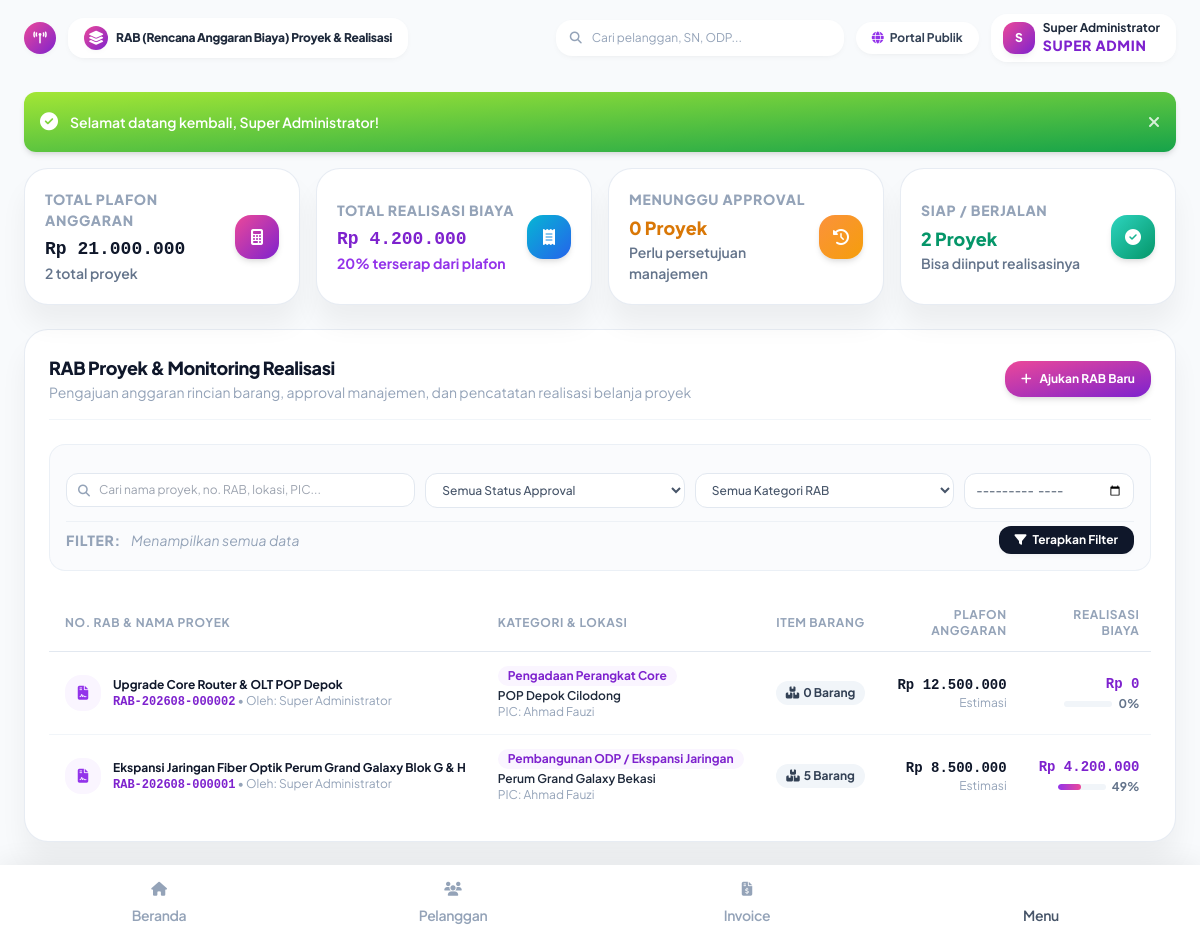
/index.php?page=rab (signed in), run on an earlier commit of the app's database.
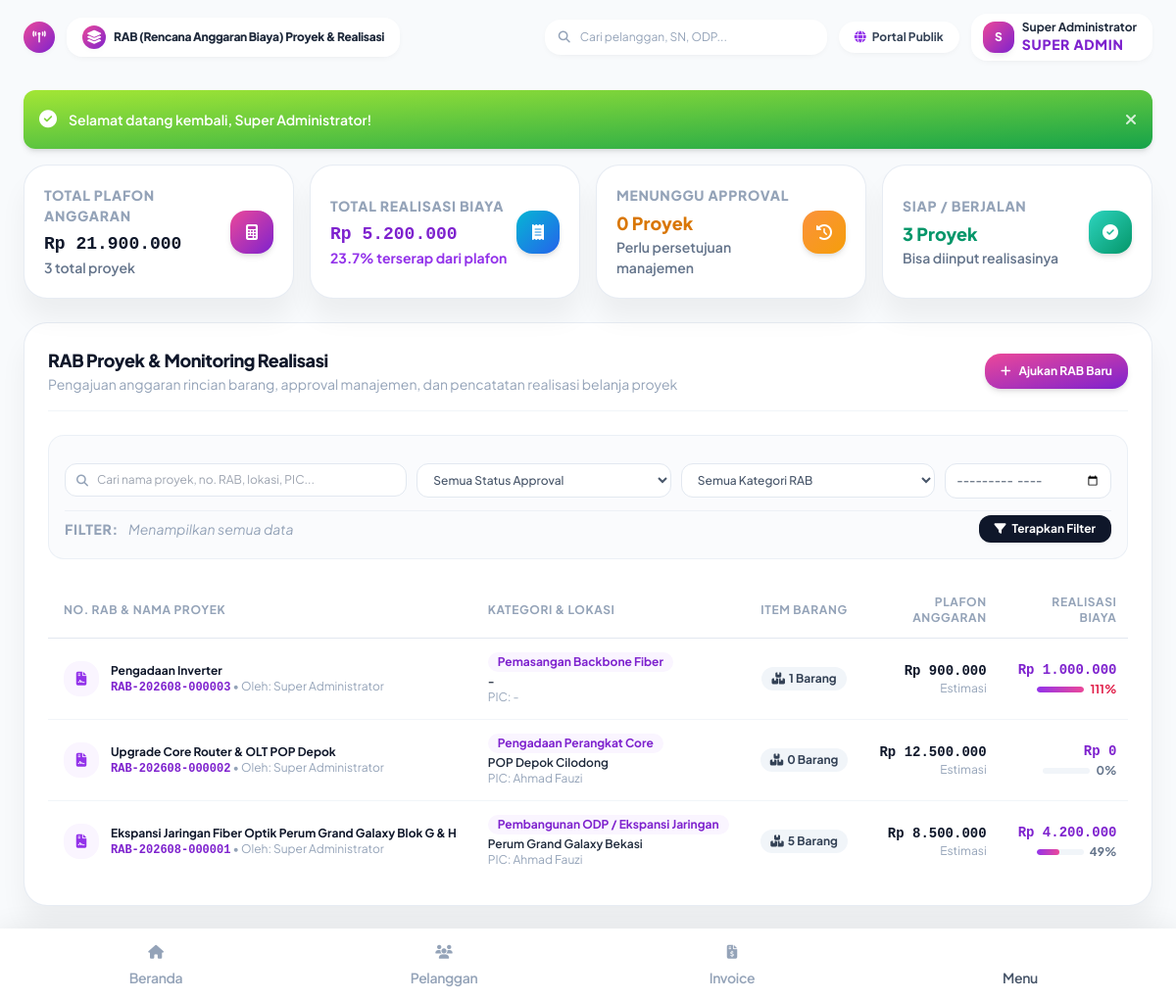
And on a later commit of the database.
### tables this page shows
CREATE TABLE rabs (
    id INTEGER PRIMARY KEY AUTOINCREMENT,
    rab_no TEXT NOT NULL UNIQUE,
    project_name TEXT NOT NULL,
    category_id INTEGER,
    location TEXT,
    pic_name TEXT,
    customer_id INTEGER,
    start_date DATE,
    end_date DATE,
    budget_total INTEGER NOT NULL DEFAULT 0,
    realized_total INTEGER NOT NULL DEFAULT 0,
    status TEXT NOT NULL DEFAULT 'draft', -- draft, submitted, approved, rejected, in_progress, completed, cancelled
    description TEXT,
    created_by INTEGER,
    approved_by INTEGER,
    created_at DATETIME DEFAULT CURRENT_TIMESTAMP,
    updated_at DATETIME DEFAULT CURRENT_TIMESTAMP,
    FOREIGN KEY (category_id) REFERENCES rab_categories(id) ON DELETE SET NULL,
    FOREIGN KEY (customer_id) REFERENCES customers(id) ON DELETE SET NULL,
    FOREIGN KEY (created_by) REFERENCES users(id) ON DELETE SET NULL,
    FOREIGN KEY (approved_by) REFERENCES users(id) ON DELETE SET NULL
);

CREATE TABLE rab_categories (
    id INTEGER PRIMARY KEY AUTOINCREMENT,
    name TEXT NOT NULL,
    description TEXT
);

### app/Controllers/RabController.php (called while the page is built, shortened)
<?php
require_once __DIR__ . '/../Helpers/Helper.php';
class RabController {
    public function index(): void {
        $pdo = getDbConnection();
        $where = [];
        $params = [];
        $whereSql = !empty($where) ? "WHERE " . implode(" AND ", $where) : "";
        $stmt = $pdo->prepare("
            SELECT r.*, c.name as category_name, u.name as creator_name, app.name as approver_name
            FROM rabs r
            LEFT JOIN rab_categories c ON r.category_id = c.id
            LEFT JOIN users u ON r.created_by = u.id
            LEFT JOIN users app ON r.approved_by = app.id
            {$whereSql}
            ORDER BY r.id DESC
        ");
        $stmt->execute($params);
        $rabs = $stmt->fetchAll();
        require __DIR__ . '/../Views/rab/index.php';
        require __DIR__ . '/../Views/layouts/main.php';
    }
}

### app/Helpers/Helper.php (called while the page is built, shortened)
<?php
class Helper {
    public static function e(?string $value): string {
        return htmlspecialchars($value ?? '', ENT_QUOTES, 'UTF-8');
    }
    public static function formatRupiah(int|float $amount, bool $withSymbol = true): string {
        $formatted = number_format((float)$amount, 0, ',', '.');
        return $withSymbol ? 'Rp ' . $formatted : $formatted;
    }
}

### app/Views/rab/index.php (the view, shortened to what the rows shown need)
<?php
$hasActiveFilters = !empty($_GET['search']) || !empty($_GET['status']) || !empty($_GET['category_id']) || !empty($_GET['month']);
?>
<div class="space-y-6">
  <div class="bg-white rounded-3xl p-6 border border-slate-200/80 shadow-soft-xl space-y-6">
    <div class="overflow-x-auto">
      <table class="w-full text-xs text-left">
        <thead>
          <tr class="border-b border-slate-200 text-slate-400 uppercase text-3xs tracking-wider">
            <th class="py-3 px-4 font-bold">No. RAB & Nama Proyek</th>
            <th class="py-3 px-4 font-bold">Kategori & Lokasi</th>
            <th class="py-3 px-4 font-bold text-center">Item Barang</th>
            <th class="py-3 px-4 font-bold text-right">Plafon Anggaran</th>
            <th class="py-3 px-4 font-bold text-right">Realisasi Biaya</th>
          </tr>
        </thead>
        <tbody class="divide-y divide-slate-100">
          <?php if (empty($rabs)): ?>
          <tr>
            <td colspan="7" class="py-12 text-center text-slate-400">
              <i class="fa-solid fa-calculator text-3xl mb-2 block text-slate-300"></i>
              <?php if ($hasActiveFilters): ?>
                Tidak ada data RAB yang sesuai dengan filter pencarian
              <?php else: ?>
                Belum ada pengajuan RAB proyek yang terdaftar
              <?php endif; ?>
            </td>
          </tr>
          <?php else: ?>
            <?php foreach ($rabs as $r):
              $itemCount = count($r['items']);
              $pct = $r['budget_total'] > 0 ? round(($r['realized_total'] / $r['budget_total']) * 100) : 0;
            ?>
            <tr class="hover:bg-slate-50/80 transition-colors">
              <td class="py-3.5 px-4 whitespace-nowrap">
                <div class="flex items-center gap-3">
                  <div class="w-9 h-9 rounded-2xl bg-purple-50 text-purple-600 flex items-center justify-center text-sm font-black shrink-0">
                    <i class="fa-solid fa-file-contract"></i>
                  </div>
                  <div>
                    <span class="text-xs font-bold text-slate-900 block"><?php echo Helper::e($r['project_name']); ?></span>
                    <span class="text-3xs text-purple-700 font-mono font-bold"><?php echo Helper::e($r['rab_no']); ?></span>
                    <?php if (!empty($r['creator_name'])): ?>
                      <span class="text-3xs text-slate-400">&bull; Oleh: <?php echo Helper::e($r['creator_name']); ?></span>
                    <?php endif; ?>
                  </div>
                </div>
              </td>
              <td class="py-3.5 px-4 whitespace-nowrap text-xs">
                <span class="px-2.5 py-0.5 rounded-xl bg-purple-50 text-purple-700 font-bold text-3xs inline-block mb-0.5">
                  <?php echo Helper::e($r['category_name'] ?: 'Umum'); ?>
                </span>
                <span class="text-slate-800 font-semibold block text-2xs"><?php echo Helper::e($r['location'] ?: '-'); ?></span>
                <span class="text-3xs text-slate-400">PIC: <?php echo Helper::e($r['pic_name'] ?: '-'); ?></span>
              </td>
              <td class="py-3.5 px-4 text-center whitespace-nowrap">
                <button type="button"
                        onclick='openRabDetailModal(<?php echo htmlspecialchars(json_encode($r), ENT_QUOTES, "UTF-8"); ?>)'
                        class="px-2.5 py-1 rounded-xl bg-slate-100 hover:bg-purple-100 text-slate-700 hover:text-purple-700 font-bold text-3xs transition-colors inline-flex items-center gap-1">
                  <i class="fa-solid fa-boxes-stacked text-3xs"></i>
                  <span><?php echo $itemCount; ?> Barang</span>
                </button>
              </td>
              <td class="py-3.5 px-4 text-right whitespace-nowrap">
                <span class="text-sm font-black text-slate-900 font-mono block"><?php echo Helper::formatRupiah($r['budget_total']); ?></span>
                <span class="text-3xs text-slate-400">Estimasi</span>
              </td>
              <td class="py-3.5 px-4 text-right whitespace-nowrap">
                <span class="text-sm font-black text-purple-700 font-mono block"><?php echo Helper::formatRupiah($r['realized_total']); ?></span>
                <div class="flex items-center justify-end gap-1.5 mt-0.5">
                  <div class="w-12 bg-slate-100 rounded-full h-1.5 overflow-hidden">
                    <div class="bg-gradient-to-r from-purple-600 to-pink-500 h-1.5 rounded-full" style="width: <?php echo min(100, $pct); ?>%"></div>
                  </div>
                  <span class="text-3xs font-bold <?php echo $pct > 100 ? 'text-rose-600' : 'text-slate-500'; ?>"><?php echo $pct; ?>%</span>
                </div>
              </td>
            </tr>
            <?php endforeach; ?>
          <?php endif; ?>
        </tbody>
      </table>
    </div>
  </div>
</div>

What changed in the data, as far as the page shows it:
added rabs: project_name "Pengadaan Inverter", rab_no "RAB-202608-000003", creator_name "Super Administrator", category.name "Pemasangan Backbone Fiber", location "-", pic_name "-", itemCount "1", budget_total "Rp 900.000", realized_total "Rp 1.000.000", pct "111"
Also different on the page:
Helper::formatRupiah($totalBudget): "Rp 21.000.000" → "Rp 21.900.000"
$summary['total_count']: "2" → "3"
Helper::formatRupiah($totalRealized): "Rp 4.200.000" → "Rp 5.200.000"
$overallPct: "20" → "23.7"
$countApproved: "2" → "3"
